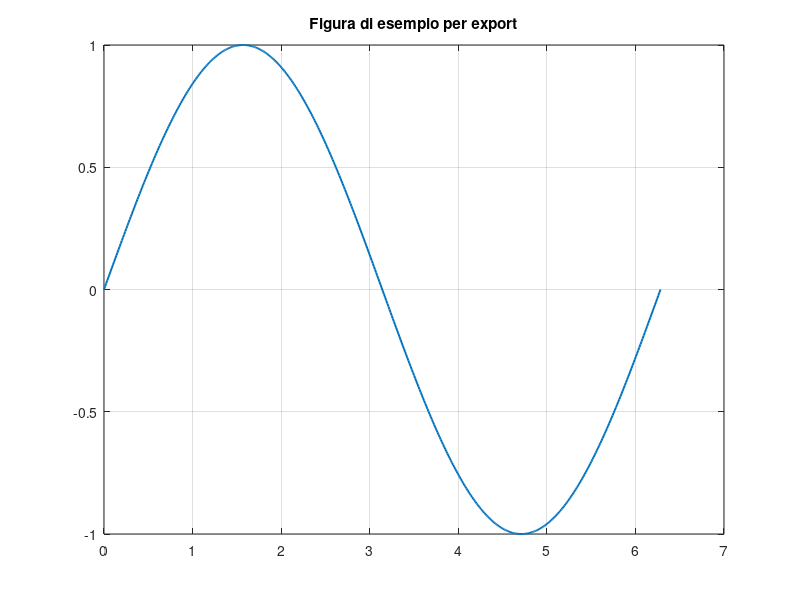
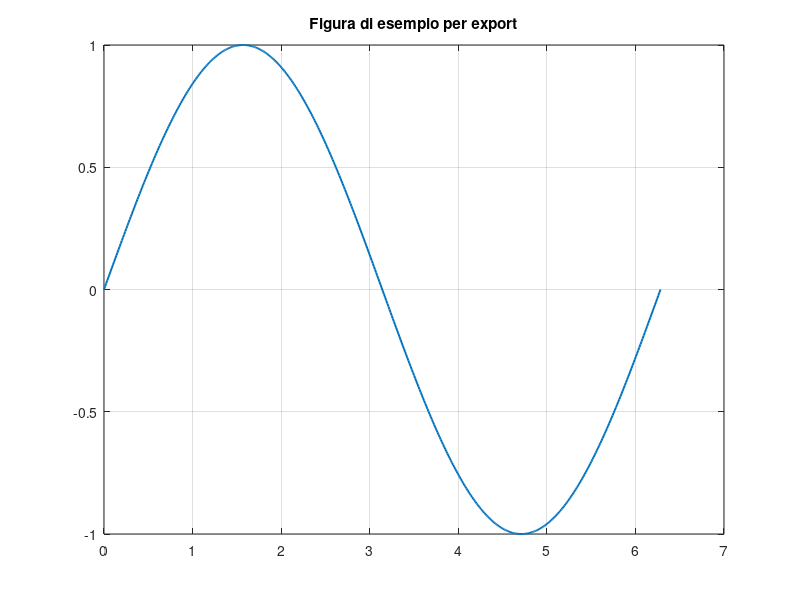

Recreate these plots in MATLAB, in order. (Note: this script raises an error after producing the figures.)
% Metodo 3: print (robusto)
if ~exist('fig', 'var') || ~isgraphics(fig, 'figure')  % verifica che fig esista e sia un handle Figure valido
    fig = figure('Name', 'Figura export', 'NumberTitle', 'off');  % crea una nuova figura se fig non è valido
    x = linspace(0, 2*pi, 500);  % definisce asse x di esempio per il grafico
    y = sin(x);  % definisce segnale di esempio da plottare
    plot(x, y, 'LineWidth', 1.4);  % disegna il grafico nella figura appena creata
    grid on;  % attiva la griglia per migliore leggibilità
    title('Figura di esempio per export');  % imposta titolo esplicativo
end  % chiude il controllo sull'handle figura

print(fig, '-dpng', '-r300', 'output.png')  % esporta in PNG a 300 DPI usando un handle valido
print(fig, '-dsvg', 'output.svg')  % esporta in SVG vettoriale usando lo stesso handle valido

% copygraphics — figura per incollare in documenti (es. Word / PowerPoint)
copygraphics(fig, 'Resolution', 300)  % copia la figura negli appunti con risoluzione definita
